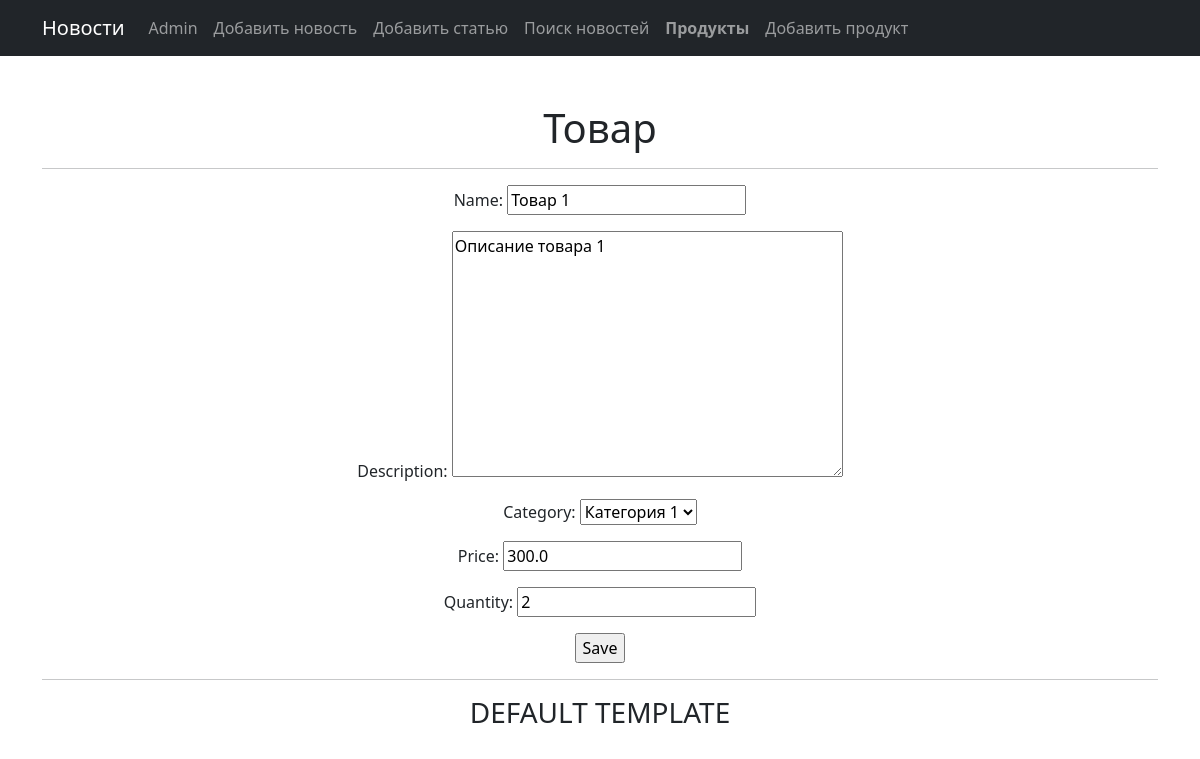
The app's page /products/1/update/ with its own data.
### simpleapp/models.py (models this page shows, shortened)
class Product(models.Model):
    name = models.CharField(
        max_length=50,
        unique=True, # названия товаров не должны повторяться
    )
    description = models.TextField()
    quantity = models.IntegerField(
        validators=[MinValueValidator(0)],
    )
    category = models.ForeignKey(
        to='Category',
        on_delete=models.CASCADE,
        related_name='products', # все продукты в категории будут доступны через поле products
    )
    price = models.FloatField(
        validators=[MinValueValidator(0.0)],
    )

class Category(models.Model):
    name = models.CharField(max_length=100, unique=True)
    def __str__(self):
        return self.name.title()

### simpleapp/views.py (the view)
# urls.py: path('<int:pk>/update/', ProductUpdate.as_view(), name='product_update'),
class ProductUpdate(UpdateView):
    form_class = ProductForm
    model = Product
    template_name = 'product_edit.html'

### simpleapp/forms.py (shortened to what this page needs)
class ProductForm(forms.ModelForm):
    class Meta:
        model = Product
        fields = [
            'name',
            'description',
            'category',
            'price',
            'quantity',
        ]

### templates/product_edit.html (shortened to what this page needs)
{% extends 'flatpages/default.html' %}
{% block content %}
<h1>Товар</h1>
<hr>
<form action="" method="post">
    {{ form.as_p }}
    <input type="submit" value="Save" />
</form>
{% endblock content %}

### records on screen
Product: name "Товар 1", description "Описание товара 1", category "Категория 1", price "300.0", quantity "2"
